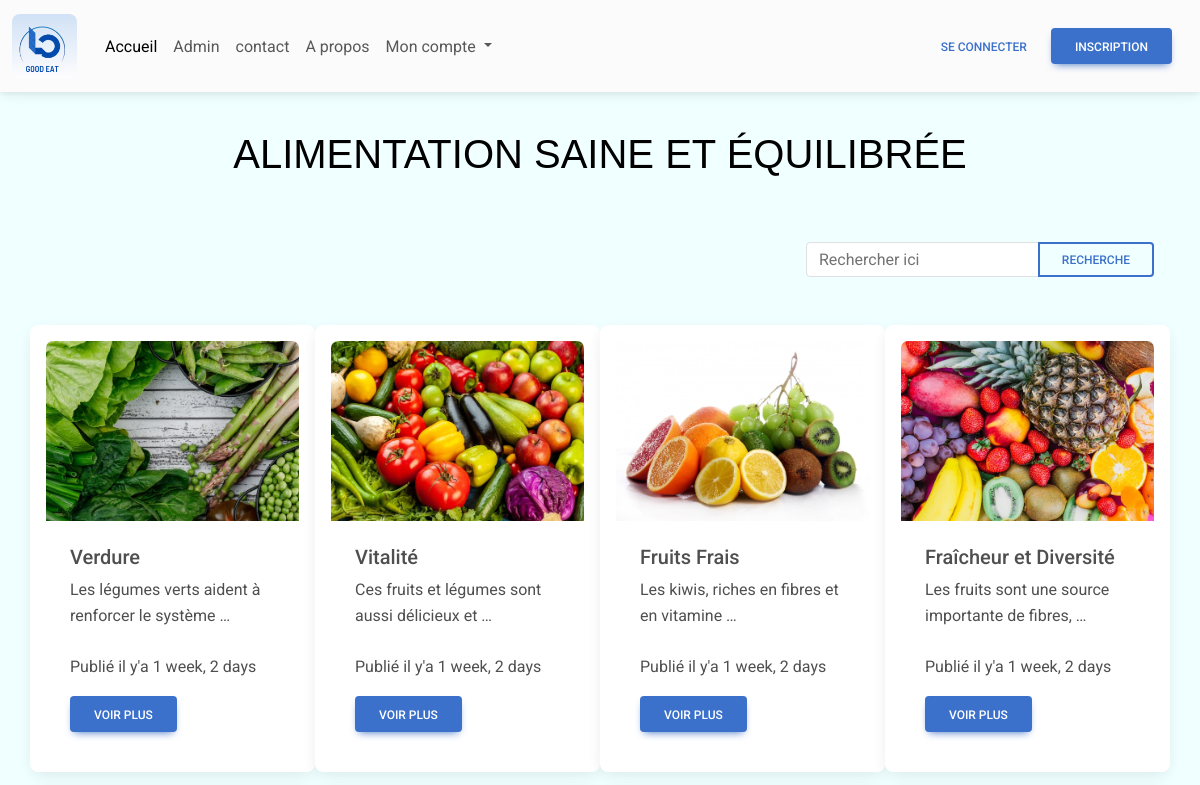
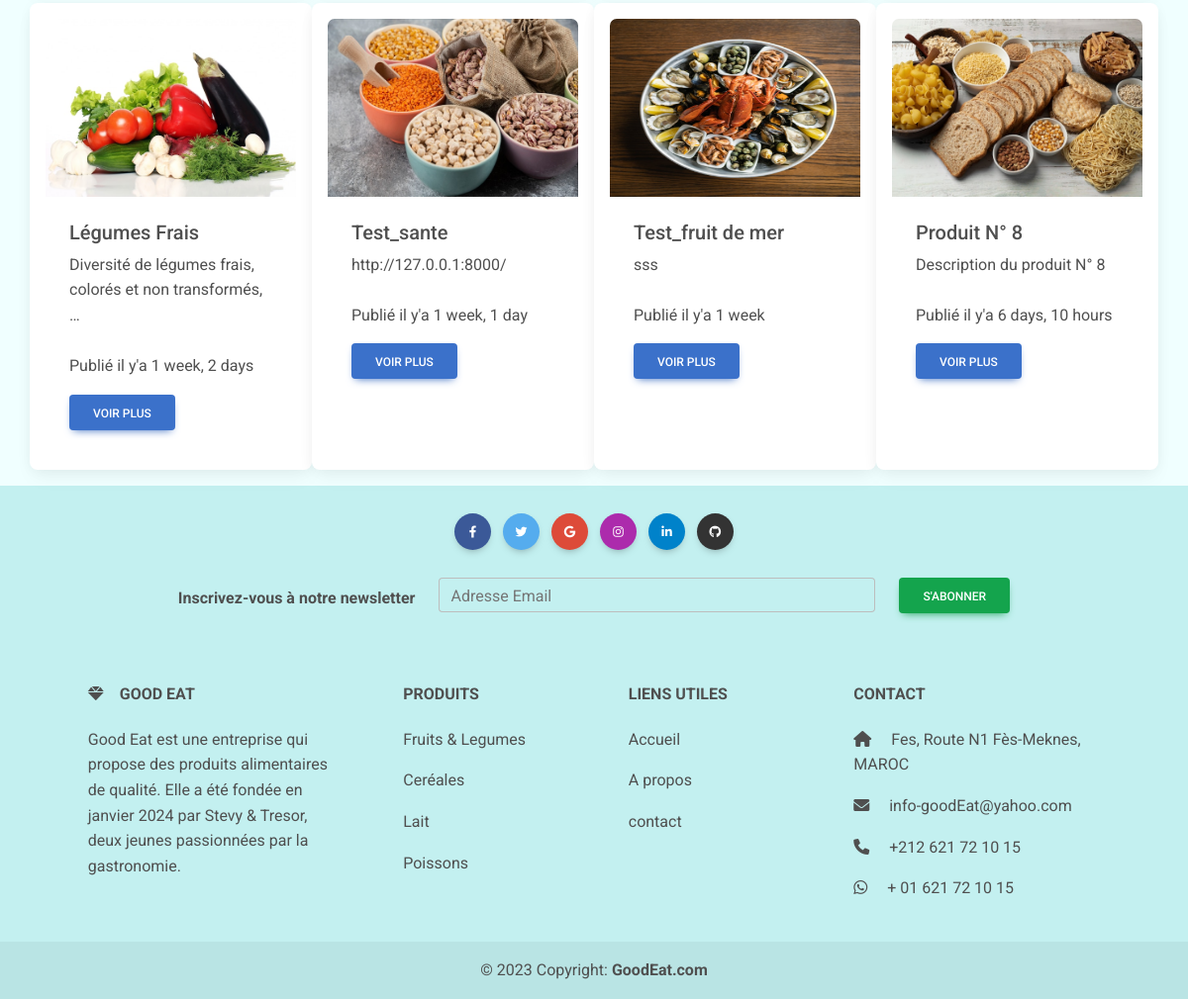
Before: / with the older database file (2 pictures, top to bottom).
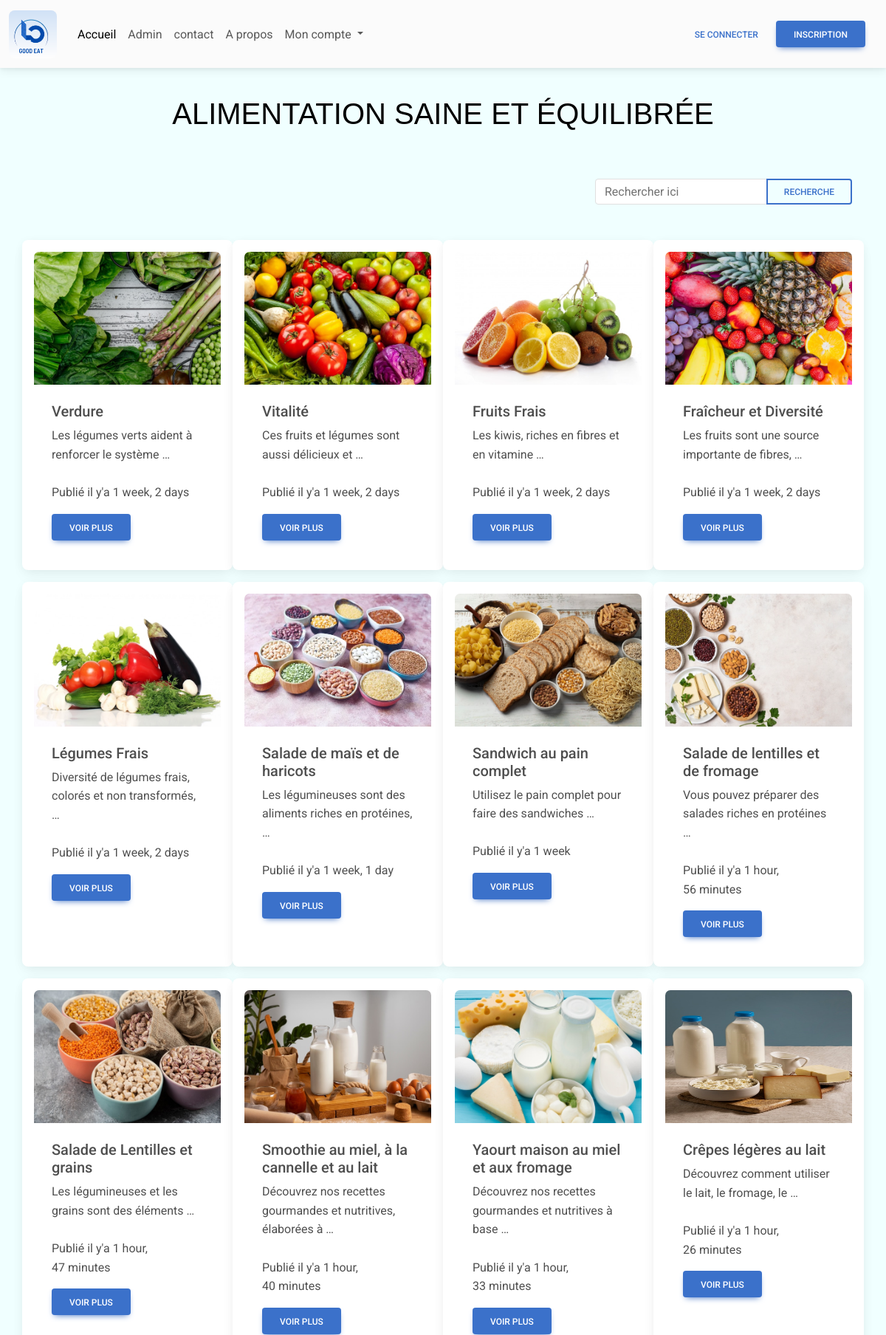
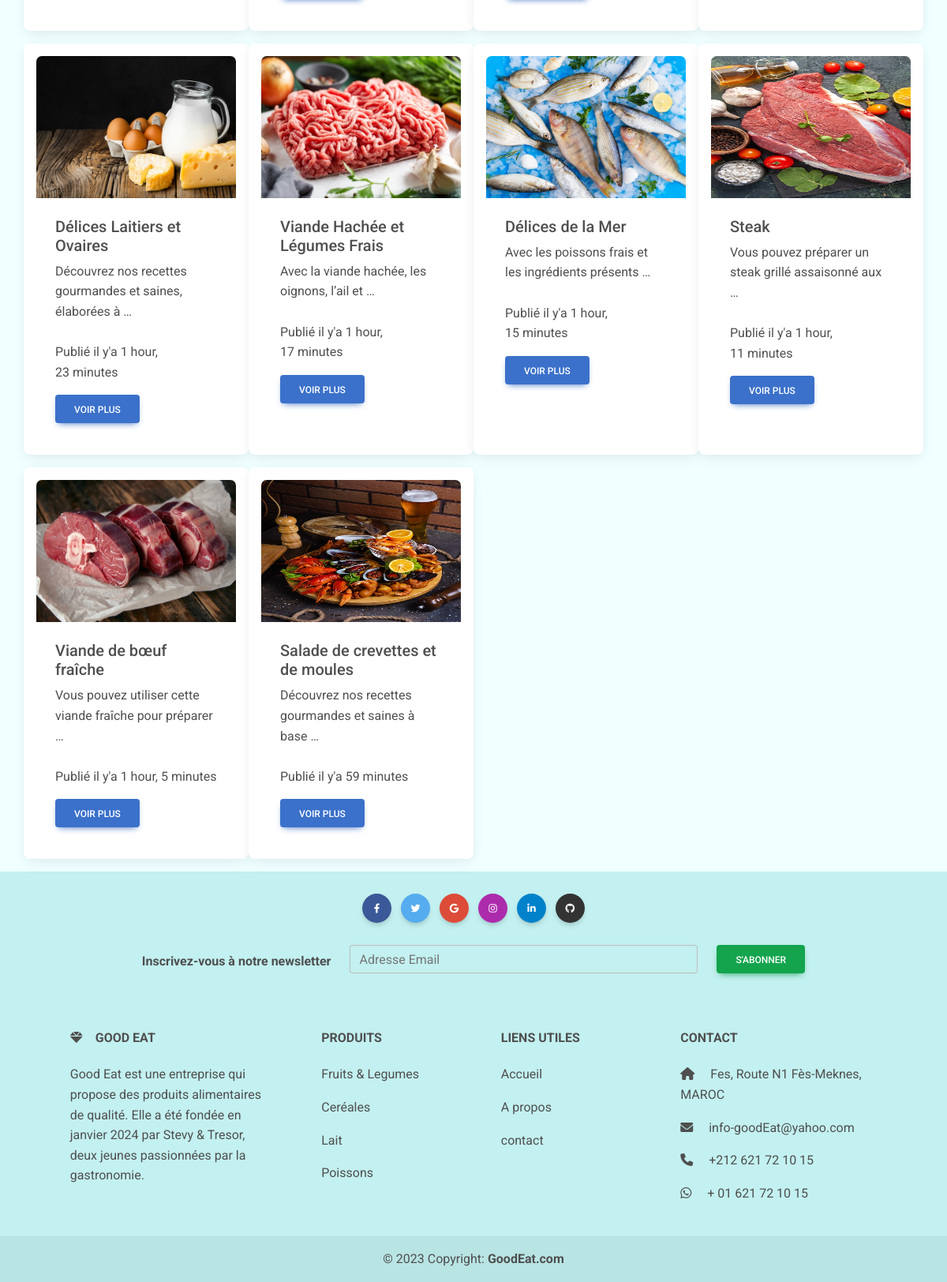
After: the same page with the newer database file (2 pictures, top to bottom).
### my_blog/models.py (models this page shows)
class Produit(models.Model):
    title = models.CharField(max_length = 60)
    desc = models.TextField()
    category = models.ForeignKey(Category, on_delete=models.CASCADE)
    image = models.ImageField(upload_to = "")
    created_add = models.DateTimeField(auto_now_add=True)
    update_add = models.DateTimeField(auto_now_add=True)
    def __str__(self):
        return self.title

### my_blog/views.py (the view)
# urls.py: path('', views.home, name='home'),
def home(resquest):
    list_produits = Produit.objects.all()
    context = {"liste_produits":list_produits}
    return render(resquest, 'index.html',context)

### my_blog/templates/index.html (shortened to what this page needs)
{% load static%}
<html>
    {% include "_head.html" %}
<body>
    {% include "_header.html" %}
<div id="titre">
  <h1 class="text-black my-5 text-center">Alimentation saine et équilibrée</h1>
</div>
<div class="container">
  <div class="row">
    <div class="mb-3 p-3 col-10 col-md-8 col-lg-4 col-xl-4"></div>
    <div class="mb-3 p-3 col-10 col-md-8 col-lg-4 col-xl-4"></div>
    <div class="mb-3 p-3 col-10 col-md-8 col-lg-4 col-xl-4">
      <form class="d-flex input-group w-auto" id="formDeRecherche" action="{% url "search" %}">
        <input
          type="search"
          class="form-control"
          placeholder="Rechercher ici"
          aria-label="Search"
          name="produit"
          id="barreDeRecherche"
        />
        <button
          data-mdb-ripple-init
          class="btn btn-outline-primary"
          type="button"
          data-mdb-ripple-color="dark"
          id="boutonRechercher"
        >
          Recherche
        </button>
      </form>
    </div>
  </div>
</div>
<div class="container">
  <div class="row">
    {% for produit in liste_produits %}
    <div class="card mb-3 p-3 col-12 col-md-6 col-lg-3 col-xl-3">
      <a href="{% url 'detail' produit.id %}">
        <img
          src="{{produit.image.url}}"
          class="card-img-top images"
          alt="Fissure in Sandstone"
          style="height: 180px"
        />
      </a>
      <div class="card-body">
        <h5 class="card-title">{{produit}}</h5>
        <p class="card-text">
          {{produit.desc | truncatewords:8}} <br /><br />
          Publié il y'a {{produit.created_add|timesince}}
        </p>
        <a
          href="{% url 'detail' produit.id %}"
          class="btn btn-primary"
          data-mdb-ripple-init
          >
          Voir plus
        </a >
      </div>
    </div>
    {% endfor %}
  </div>
</div>
{% include "_footer.html" %}
</body>
</html>

### my_blog/templates/_head.html (shortened to what this page needs)
{% load static %}
<head>
    <link rel="stylesheet" href="https://cdnjs.cloudflare.com/ajax/libs/font-awesome/6.0.0/css/all.min.css" />
    <link rel="stylesheet" href="{% static 'css/mdb.min.css' %}" />
    <link rel="stylesheet" href="{% static 'css/style.css' %}" />
    <link rel="stylesheet" href="{% static 'css/authen.css' %}" />
  </head>

### my_blog/templates/_header.html (shortened to what this page needs)
{% load static %}
<div id="navbar">
  <nav
    class="navbar navbar-expand-lg fixed-top navbar-light bg-body-tertiary"
  >
    <div class="container-fluid">
      <a class="navbar-brand" href="{% url 'home' %}">
        <img src="{% static "img/GoodEat_Mylogo.png" %}" alt="Logo" id='logo'
        loading="lazy" />
      </a>
      <div class="collapse navbar-collapse" id="navbarTogglerDemo02">
        <ul class="navbar-nav me-auto mb-2 mb-lg-0">
          <li class="nav-item">
            <a
              class="nav-link active"
              aria-current="page"
              href="{% url 'home' %}"
              >Accueil</a
            >
          </li>
          <li class="nav-item">
            <a class="nav-link" href="#">Admin</a>
          </li>
          <li class="nav-item">
            <a class="nav-link" href="{% url 'contact' %}">contact</a>
          </li>
          <li class="nav-item">
            <a class="nav-link" href="{% url 'Apropos' %}">A propos</a>
          </li>
          <li class="nav-item dropdown">
            <a
              data-mdb-dropdown-init
              class="nav-link dropdown-toggle"
              href="#"
              id="navbarDropdownMenuLink"
              role="button"
              aria-expanded="false"
            >
              Mon compte
            </a>
          </li>
        </ul>
        <div class="d-flex align-items-center">
          <a class="nav-link" href="{% url 'login-blog' %}">
            <button
            data-mdb-ripple-init
            type="button"
            class="btn btn-link px-3 ms-3 me-2"
          >
            Se connecter
          </button>
          </a>
          <a class="nav-link" href="{% url 'signup-blog' %}">
          <button
            data-mdb-ripple-init
            type="button"
            class="btn btn-primary me-3"
          >
            Inscription
          </button>
        </a>
        </div>
      </div>
    </div>
  </nav>
</div>

### my_blog/templates/_footer.html
{% load static %}
<footer class="text-center" id='footer'>
  <div class="container p-4">
    <section class="mb-4">
      <a
        data-mdb-ripple-init
        class="btn text-white btn-floating m-1"
        style="background-color: #3b5998"
        href="#!"
        role="button"
        ><i class="fab fa-facebook-f"></i
      ></a>
      <a
        data-mdb-ripple-init
        class="btn text-white btn-floating m-1"
        style="background-color: #55acee"
        href="#!"
        role="button"
        ><i class="fab fa-twitter"></i
      ></a>
      <a
        data-mdb-ripple-init
        class="btn text-white btn-floating m-1"
        style="background-color: #dd4b39"
        href="#!"
        role="button"
        ><i class="fab fa-google"></i
      ></a>
      <a
        data-mdb-ripple-init
        class="btn text-white btn-floating m-1"
        style="background-color: #ac2bac"
        href="#!"
        role="button"
        ><i class="fab fa-instagram"></i
      ></a>
      <a
        data-mdb-ripple-init
        class="btn text-white btn-floating m-1"
        style="background-color: #0082ca"
        href="#!"
        role="button"
        ><i class="fab fa-linkedin-in"></i
      ></a>
      <a
        data-mdb-ripple-init
        class="btn text-white btn-floating m-1"
        style="background-color: #333333"
        href="#!"
        role="button"
        ><i class="fab fa-github"></i
      ></a>
    </section>
    <section class="">
      <form action="">
        <div class="row d-flex justify-content-center">
          <div class="col-auto">
            <p class="pt-2">
              <strong>Inscrivez-vous à notre newsletter</strong>
            </p>
          </div>
          <div class="col-md-5 col-12">
            <div data-mdb-input-init class="form-outline mb-4">
              <input type="email" id="form5Example24" class="form-control" />
              <label class="form-label" for="form5Example24"
                > Adresse Email</label
              >
            </div>
          </div>
          <div class="col-auto">
            <button
              data-mdb-ripple-init
              type="submit"
              class="btn btn-outline mb-4 btn-success"
            >
            S'abonner
            </button>
          </div>
        </div>
      </form>
    </section>
    <section class="">
      <div class="container text-center text-md-start mt-5">
        <div class="row mt-3">
          <div class="col-md-3 col-lg-4 col-xl-3 mx-auto mb-4">
            <h6 class="text-uppercase fw-bold mb-4">
              <i class="fas fa-gem me-3"></i>GOOD EAT
            </h6>
            <p>
              Good Eat est une entreprise qui propose des produits alimentaires de qualité. Elle a été fondée en janvier 2024 par Stevy & Tresor, deux jeunes passionnées par la gastronomie.
            </p>
          </div>
          <div class="col-md-2 col-lg-2 col-xl-2 mx-auto mb-4">
            <h6 class="text-uppercase fw-bold mb-4">Produits</h6>
            <p>
              <a href="#!" class="text-reset">Fruits & Legumes</a>
            </p>
            <p>
              <a href="#!" class="text-reset">Ceréales</a>
            </p>
            <p>
              <a href="#!" class="text-reset">Lait</a>
            </p>
            <p>
              <a href="#!" class="text-reset">Poissons</a>
            </p>
          </div>
          <div class="col-md-3 col-lg-2 col-xl-2 mx-auto mb-4">
            <h6 class="text-uppercase fw-bold mb-4">Liens utiles</h6>
            <p>
              <a href="#!" class="text-reset">Accueil</a>
            </p>
            <p>
              <a href="#!" class="text-reset">A propos</a>
            </p>
            <p>
              <a href="#!" class="text-reset">contact</a>
            </p>
          </div>
          <div class="col-md-4 col-lg-3 col-xl-3 mx-auto mb-md-0 mb-4">
            <h6 class="text-uppercase fw-bold mb-4">Contact</h6>
            <p><i class="fas fa-home me-3"></i> Fes, Route N1 Fès-Meknes, MAROC</p>
            <p>
              <i class="fas fa-envelope me-3"></i>
              info-goodEat@yahoo.com
            </p>
            <p><i class="fas fa-phone me-3"></i> +212 621 72 10 15</p>
            <p><i class="fa-brands fa-whatsapp me-3"></i> + 01 621 72 10 15</p>
          </div>
        </div>
      </div>
    </section>
  </div>
  <div class="text-center p-3" style="background-color: rgba(0, 0, 0, 0.05)">
    © 2023 Copyright:
    <a class="text-reset fw-bold" href="#"
      >GoodEat.com</a
    >
  </div>
</footer>

### my_blog/static/css/style.css (style rules this page uses)
#navbar { margin-bottom: 130px; }
#logo { height: 65px; border-radius: 8px; }
#titre { font-family: 'Franklin Gothic Medium', 'Arial Narrow', Arial, sans-serif, Poppins; text-transform: uppercase; }
body { background-color: azure; }
#footer { background-color: rgb(195, 240, 240); }

Changed rows visible on the page:
removed Produit: image (picture), title "Produit N° 8", desc "Description du produit N° 8", created_add "6 days, 10 hours"
changed Produit: image: a different picture; title "Test_sante" → "Salade de maïs et de haricots"; desc "http://127.0.0.1:8000/" → "Les légumineuses sont des aliments riches en protéines, …"
changed Produit: image: a different picture; title "Test_fruit de mer" → "Sandwich au pain complet"; desc "sss" → "Utilisez le pain complet pour faire des sandwiches …"
added Produit: image (picture), title "Salade de lentilles et de fromage", desc "Vous pouvez préparer des salades riches en protéines …", created_add "1 hour, 56 minutes"
added Produit: image (picture), title "Salade de Lentilles et grains", desc "Les légumineuses et les grains sont des éléments …", created_add "1 hour, 47 minutes"
added Produit: image (picture), title "Smoothie au miel, à la cannelle et au lait", desc "Découvrez nos recettes gourmandes et nutritives, élaborées à …", created_add "1 hour, 40 minutes"
added Produit: image (picture), title "Yaourt maison au miel et aux fromage", desc "Découvrez nos recettes gourmandes et nutritives à base …", created_add "1 hour, 33 minutes"
added Produit: image (picture), title "Crêpes légères au lait", desc "Découvrez comment utiliser le lait, le fromage, le …", created_add "1 hour, 26 minutes"
added Produit: image (picture), title "Délices Laitiers et Ovaires", desc "Découvrez nos recettes gourmandes et saines, élaborées à …", created_add "1 hour, 23 minutes"
added Produit: image (picture), title "Viande Hachée et Légumes Frais", desc "Avec la viande hachée, les oignons, l’ail et …", created_add "1 hour, 17 minutes"
added Produit: image (picture), title "Délices de la Mer", desc "Avec les poissons frais et les ingrédients présents …", created_add "1 hour, 15 minutes"
added Produit: image (picture), title "Steak", desc "Vous pouvez préparer un steak grillé assaisonné aux …", created_add "1 hour, 11 minutes"
added Produit: image (picture), title "Viande de bœuf fraîche", desc "Vous pouvez utiliser cette viande fraîche pour préparer …", created_add "1 hour, 5 minutes"
added Produit: image (picture), title "Salade de crevettes et de moules", desc "Découvrez nos recettes gourmandes et saines à base …", created_add "59 minutes"
